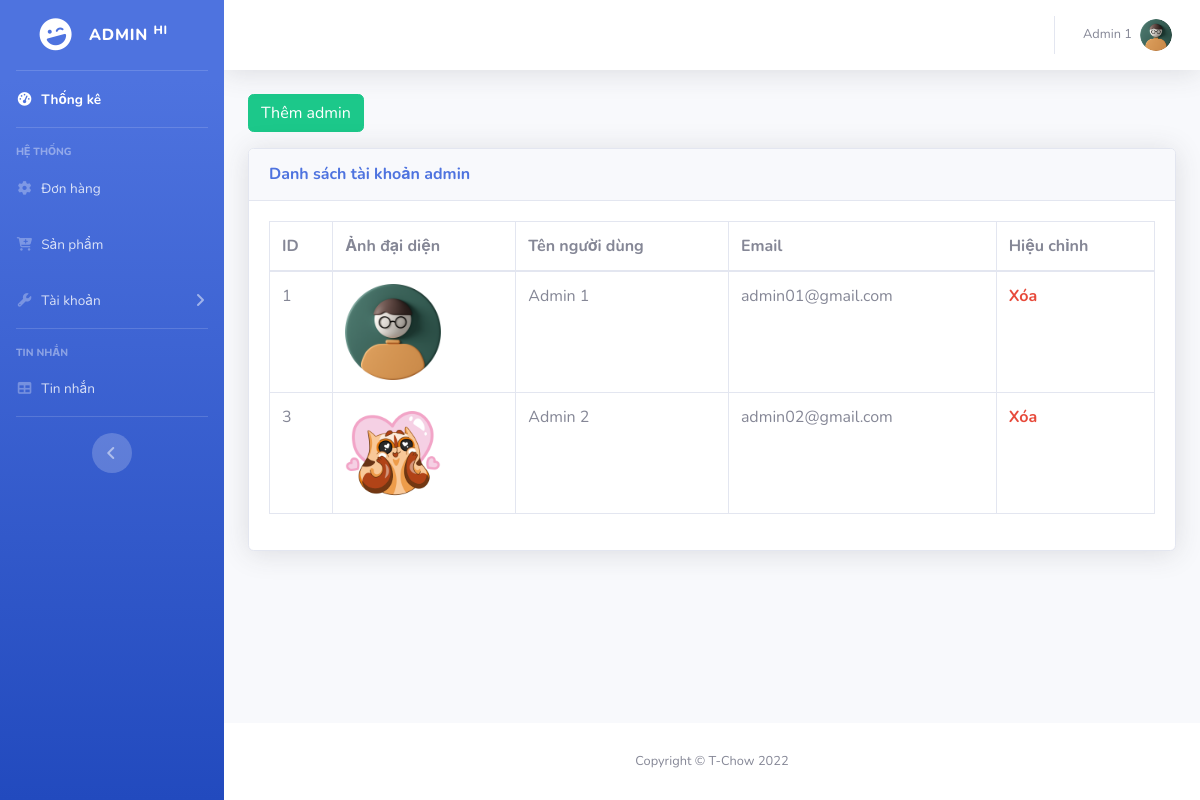
The page /admin/admin_admin.php (signed in) on the database its author committed.
### tables this page shows
CREATE TABLE `users` (
  `id` int(100) NOT NULL AUTO_INCREMENT,
  `name` varchar(100) NOT NULL,
  `email` varchar(100) NOT NULL,
  `password` varchar(100) NOT NULL,
  `user_type` varchar(20) NOT NULL DEFAULT 'user',
  `image` varchar(100) NOT NULL,
  PRIMARY KEY (`id`)
);

### admin/admin_admin.php (the view, shortened to what this page needs)
<?php
@include '../config.php';
?>
<!DOCTYPE html>
<html lang="en">
<head>
    <link href="./assets/vendor/fontawesome-free/css/all.min.css" rel="stylesheet" type="text/css">
    <link href="./assets/css/sb-admin-2.min.css" rel="stylesheet">
    <link rel="stylesheet" href="https://cdnjs.cloudflare.com/ajax/libs/font-awesome/6.1.1/css/all.min.css" />
</head>
<body id="page-top">
    <div id="wrapper">
        <?php include 'admin_sidebar.php'; ?>
        <div id="content-wrapper" class="d-flex flex-column">
            <div id="content">
                <?php include 'admin_nav.php'; ?>
                <div class="container-fluid">
                    <button type="button" class="btn btn-success mb-3" data-toggle="modal" data-target="#staticBackdrop">
                        Thêm admin
                    </button>
                    <div class="card shadow mb-4">
                        <div class="card-header py-3">
                            <h6 class="m-0 font-weight-bold text-primary">Danh sách tài khoản admin</h6>
                        </div>
                        <div class="card-body">
                            <div class="table-responsive">
                                <table class="table table-bordered" id="dataTable" width="100%" cellspacing="0">
                                    <thead>
                                        <tr>
                                            <th>ID</th>
                                            <th>Ảnh đại diện</th>
                                            <th>Tên người dùng</th>
                                            <th>Email</th>
                                            <th>Hiệu chỉnh</th>
                                        </tr>
                                    </thead>
                                    <tbody>
                                    <?php
                                        $select_users = $conn->prepare("SELECT * FROM `users`");
                                        $select_users->execute();
                                        while($fetch_users = $select_users->fetch(PDO::FETCH_ASSOC)){
                                    ?>
                                        <tr style="<?php if($fetch_users['user_type'] != 'admin'){ echo 'display:none'; }; ?>">
                                            <td><?= $fetch_users['id']; ?></td>
                                            <td><img style="width: 6rem;" src="uploaded_img/<?= $fetch_users['image']; ?>" alt=""></td>
                                            <td><?= $fetch_users['name']; ?></td>
                                            <td><?= $fetch_users['email']; ?></td>
                                            <td class="flex-btn">
                                            <a href="admin_admin.php?delete=<?= $fetch_users['id']; ?>" onclick="return confirm('Bạn chắc chắn muốn xóa admin này?');" class="delete-btn"
                                                style=" font-weight:700;
                                                        border-radius: 20px;
                                                        color: #e74a3b;
                                                        text-decoration:none;"
                                                >Xóa</a>
                                            </td>
                                        </tr>
                                        <?php
                                            }
                                        ?>
                                    </tbody>
                                </table>
                            </div>
                        </div>
                    </div>
                </div>
            </div>
            <?php include 'admin_footer.php'; ?>
        </div>
    </div>
</body>
</html>

### admin/admin_nav.php (shortened to what this page needs)
<nav class="navbar navbar-expand navbar-light bg-white topbar mb-4 static-top shadow">
<ul class="navbar-nav ml-auto">
    <li class="nav-item dropdown no-arrow">
        <?php
            $select_profile = $conn->prepare("SELECT * FROM `users` WHERE id = ?");
            $select_profile->execute([$admin_id]);
            $fetch_profile = $select_profile->fetch(PDO::FETCH_ASSOC);
        ?>
        <a class="nav-link dropdown-toggle" href="#" id="userDropdown" role="button"
            data-toggle="dropdown" aria-haspopup="true" aria-expanded="false">
            <span class="mr-2 d-none d-lg-inline text-gray-600 small">
                <?= $fetch_profile['name']; ?>
            </span>
            <img class="img-profile rounded-circle"
                src="uploaded_img/<?= $fetch_profile['image']; ?>">
        </a>
    </li>
</ul>
</nav>

### rows shown on the page
users: name "Admin 1", image (picture), id "1", email "admin01@gmail.com"
users: id "3", image (picture), name "Admin 2", email "admin02@gmail.com"
